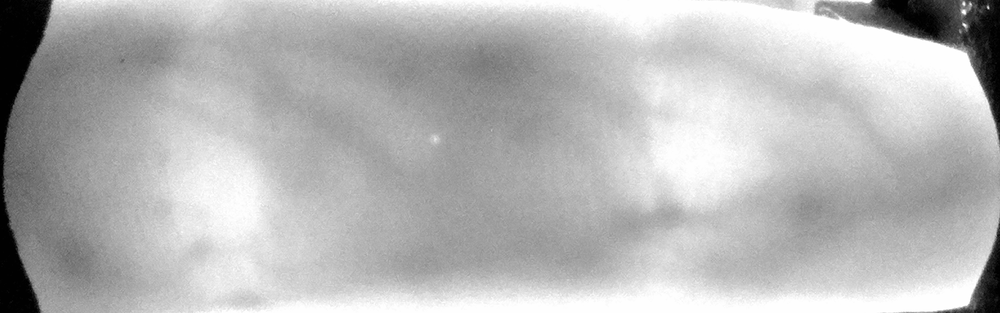
%> input picture matlab tests/resized_1.png, 1000 x 313 px, shrunk from 1920 x 601 before the run
$ octave ownhdr.m   (GNU Octave 9; MATLAB toolbox functions it lacks are replaced by stand-ins)
%> lines starting %> are read from the running program, lines starting %| are printed output that depends on the picture
figure(1)
title('Original images')
subplot(3,2,1);
imhist(imread('resized_1.png'))
subplot(3,2,2);
imshow('resized_1.png')
subplot(3,2,3);
imhist(imread('resized_2.png'))
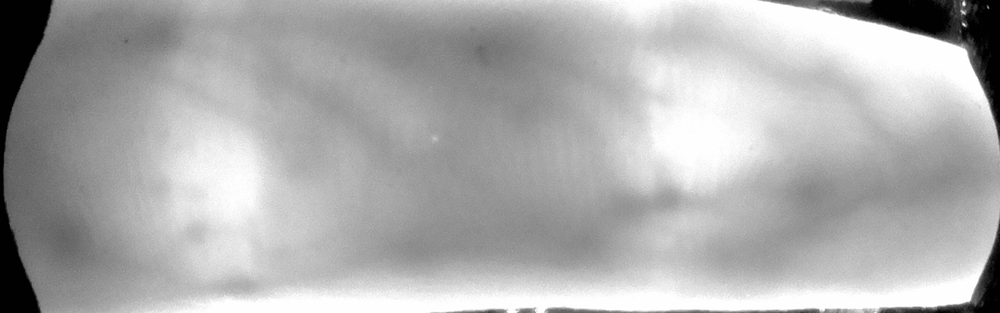
%> input picture matlab tests/resized_2.png, 1000 x 313 px, shrunk from 1920 x 601 before the run
subplot(3,2,4);
imshow('resized_2.png')
subplot(3,2,5);
imhist(imread('resized_3.png'))
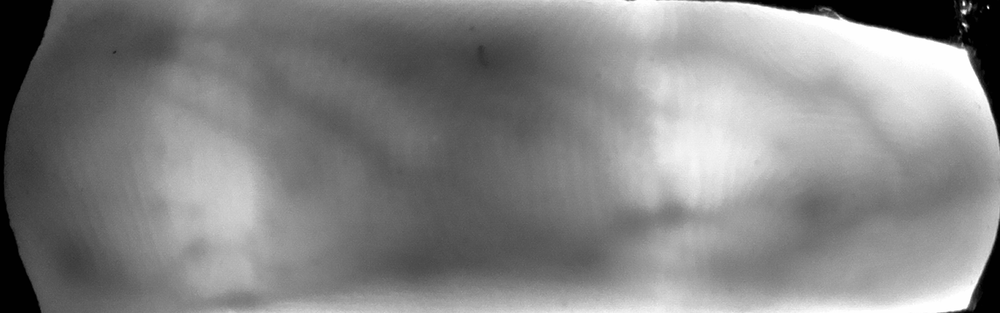
%> input picture matlab tests/resized_3.png, 1000 x 313 px, shrunk from 1920 x 601 before the run
subplot(3,2,6);
imshow('resized_3.png')
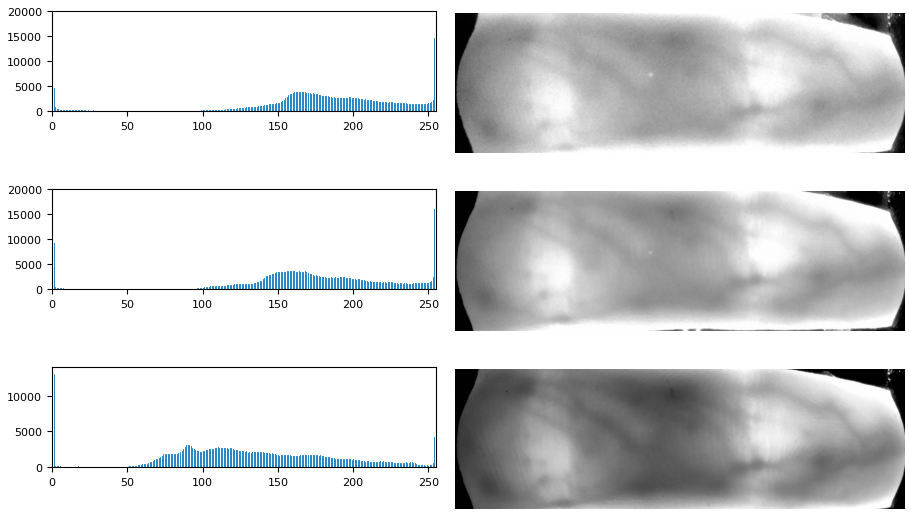
%> figure redrawn from the program's plot data, 6 panels

img1 = imread('resized_2.png');
%> img1 is the input picture: size 313x1000 uint8; min 0, max 255, mean 173.3
img2 = imread('resized_3.png');
%> img2 is the input picture: size 313x1000 uint8; min 0, max 255, mean 132
img3 = (img1./2 + img2./2);
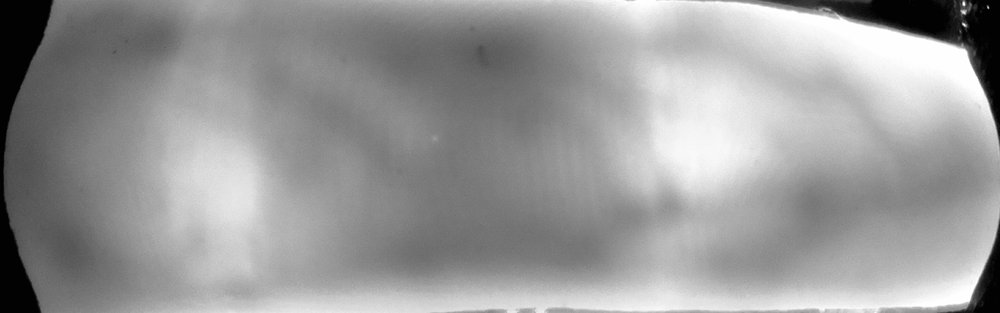
%> img3: size 313x1000 uint8; min 0, max 255, mean 153.2
figure(2)
imshow(img3)
